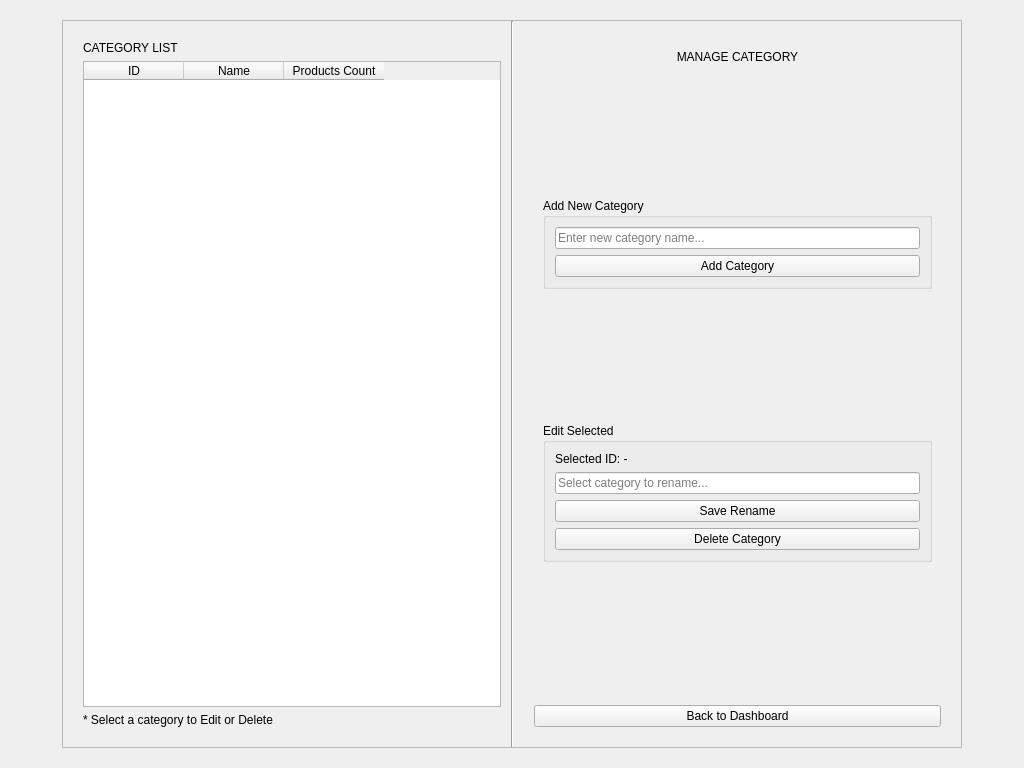
<?xml version="1.0" encoding="UTF-8"?>
<ui version="4.0">
 <class>EditCategoriesWidget</class>
 <widget class="QWidget" name="EditCategoriesWidget">
  <property name="geometry">
   <rect>
    <x>0</x>
    <y>0</y>
    <width>1024</width>
    <height>768</height>
   </rect>
  </property>
  <layout class="QVBoxLayout" name="verticalLayout_Main">
   <item>
    <widget class="QWidget" name="centerContainer" native="true">
     <layout class="QHBoxLayout" name="horizontalLayout_Center">
      <item>
       <spacer name="horizontalSpacer_L">
        <property name="orientation">
         <enum>Qt::Horizontal</enum>
        </property>
        <property name="sizeHint" stdset="0">
         <size>
          <width>40</width>
          <height>20</height>
         </size>
        </property>
       </spacer>
      </item>
      <item>
       <widget class="QFrame" name="mainCard">
        <property name="minimumSize">
         <size>
          <width>900</width>
          <height>600</height>
         </size>
        </property>
        <property name="frameShape">
         <enum>QFrame::StyledPanel</enum>
        </property>
        <layout class="QHBoxLayout" name="horizontalLayout_Card">
         <property name="spacing">
          <number>0</number>
         </property>
         <property name="leftMargin">
          <number>0</number>
         </property>
         <property name="topMargin">
          <number>0</number>
         </property>
         <property name="rightMargin">
          <number>0</number>
         </property>
         <property name="bottomMargin">
          <number>0</number>
         </property>

         <item>
          <widget class="QWidget" name="leftSide" native="true">
           <layout class="QVBoxLayout" name="verticalLayout_Left">
            <property name="leftMargin">
             <number>20</number>
            </property>
            <property name="topMargin">
             <number>20</number>
            </property>
            <property name="rightMargin">
             <number>10</number>
            </property>
            <property name="bottomMargin">
             <number>20</number>
            </property>
            <item>
             <widget class="QLabel" name="lblTitle">
              <property name="text">
               <string>CATEGORY LIST</string>
              </property>
             </widget>
            </item>
            <item>
             <widget class="QTableWidget" name="tblCategories">
              <property name="selectionBehavior">
               <enum>QAbstractItemView::SelectRows</enum>
              </property>
              <column><property name="text"><string>ID</string></property></column>
              <column><property name="text"><string>Name</string></property></column>
              <column><property name="text"><string>Products Count</string></property></column>
             </widget>
            </item>
            <item>
             <widget class="QLabel" name="lblHint">
              <property name="text">
               <string>* Select a category to Edit or Delete</string>
              </property>
             </widget>
            </item>
           </layout>
          </widget>
         </item>

         <item>
          <widget class="Line" name="lineSeparator">
           <property name="orientation">
            <enum>Qt::Vertical</enum>
           </property>
          </widget>
         </item>

         <item>
          <widget class="QWidget" name="rightSide" native="true">
           <property name="minimumSize">
            <size>
             <width>350</width>
             <height>0</height>
            </size>
           </property>
           <layout class="QVBoxLayout" name="verticalLayout_Right">
            <property name="leftMargin">
             <number>20</number>
            </property>
            <property name="topMargin">
             <number>20</number>
            </property>
            <property name="rightMargin">
             <number>20</number>
            </property>
            <property name="bottomMargin">
             <number>20</number>
            </property>

            <item>
             <widget class="QStackedWidget" name="stackActions">
              <property name="currentIndex">
               <number>0</number>
              </property>

              <widget class="QWidget" name="pageForms">
               <layout class="QVBoxLayout" name="vLayoutForms">
                <item>
                 <widget class="QLabel" name="lblManageTitle">
                  <property name="text">
                   <string>MANAGE CATEGORY</string>
                  </property>
                  <property name="alignment">
                   <set>Qt::AlignCenter</set>
                  </property>
                 </widget>
                </item>
                <item><spacer name="sp1"><property name="orientation"><enum>Qt::Vertical</enum></property><property name="sizeHint" stdset="0"><size><width>20</width><height>20</height></size></property></spacer></item>

                <item>
                 <widget class="QGroupBox" name="grpAdd">
                  <property name="title"><string>Add New Category</string></property>
                  <layout class="QVBoxLayout" name="vboxAdd">
                   <item>
                    <widget class="QLineEdit" name="txtNewName">
                     <property name="placeholderText"><string>Enter new category name...</string></property>
                    </widget>
                   </item>
                   <item>
                    <widget class="QPushButton" name="btnAdd">
                     <property name="text"><string>Add Category</string></property>
                    </widget>
                   </item>
                  </layout>
                 </widget>
                </item>

                <item><spacer name="sp2"><property name="orientation"><enum>Qt::Vertical</enum></property><property name="sizeHint" stdset="0"><size><width>20</width><height>20</height></size></property></spacer></item>

                <item>
                 <widget class="QGroupBox" name="grpEdit">
                  <property name="title"><string>Edit Selected</string></property>
                  <layout class="QVBoxLayout" name="vboxEdit">
                   <item>
                    <widget class="QLabel" name="lblSelectedId">
                     <property name="text"><string>Selected ID: -</string></property>
                    </widget>
                   </item>
                   <item>
                    <widget class="QLineEdit" name="txtEditName">
                     <property name="placeholderText"><string>Select category to rename...</string></property>
                    </widget>
                   </item>
                   <item>
                    <widget class="QPushButton" name="btnRename">
                     <property name="text"><string>Save Rename</string></property>
                    </widget>
                   </item>
                   <item>
                    <widget class="QPushButton" name="btnDelete">
                     <property name="text"><string>Delete Category</string></property>
                    </widget>
                   </item>
                  </layout>
                 </widget>
                </item>
                <item><spacer name="sp3"><property name="orientation"><enum>Qt::Vertical</enum></property><property name="sizeHint" stdset="0"><size><width>20</width><height>40</height></size></property></spacer></item>
               </layout>
              </widget>

              <widget class="QWidget" name="pageWarning">
               <layout class="QVBoxLayout" name="vLayoutWarn">
                <item>
                 <widget class="QLabel" name="lblWarnTitle">
                  <property name="text"><string>CANNOT DELETE!</string></property>
                  <property name="alignment"><set>Qt::AlignCenter</set></property>
                 </widget>
                </item>
                <item>
                 <widget class="QLabel" name="lblWarnMsg">
                  <property name="text">
                   <string>This category contains products. You must move or delete them first.</string>
                  </property>
                  <property name="wordWrap"><bool>true</bool></property>
                  <property name="alignment"><set>Qt::AlignCenter</set></property>
                 </widget>
                </item>
                <item>
                 <widget class="QTableWidget" name="tblBlockingProducts">
                  <property name="editTriggers"><enum>QAbstractItemView::NoEditTriggers</enum></property>
                  <column><property name="text"><string>ID</string></property></column>
                  <column><property name="text"><string>Name</string></property></column>
                  <column><property name="text"><string>Stock Info</string></property></column>
                 </widget>
                </item>
                <item>
                 <widget class="QPushButton" name="btnBackToForm">
                  <property name="text"><string>OK, I Understand</string></property>
                 </widget>
                </item>
               </layout>
              </widget>
             </widget>
            </item>

            <item>
             <widget class="QPushButton" name="btnBack">
              <property name="text"><string>Back to Dashboard</string></property>
             </widget>
            </item>
           </layout>
          </widget>
         </item>
        </layout>
       </widget>
      </item>
      <item>
       <spacer name="horizontalSpacer_R">
        <property name="orientation">
         <enum>Qt::Horizontal</enum>
        </property>
        <property name="sizeHint" stdset="0">
         <size>
          <width>40</width>
          <height>20</height>
         </size>
        </property>
       </spacer>
      </item>
     </layout>
    </widget>
   </item>
  </layout>
 </widget>
 <resources/>
 <connections/>
</ui>
